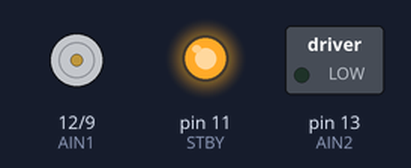
Recording of a sketch running on a simulated Arduino Uno, built with avr-gcc and run on an emulated ATmega328P. On the bench: direction and speed pins drawn as motors (green arrow = direction pin HIGH = forward, orange = LOW = backward, longer = more drive, stopped while the standby pin is LOW), switched loads named in the sketch (green lamp = pin HIGH), output pins drawn as LEDs (lit = HIGH).

Above: at 0.05 s.
At 1.25 s:
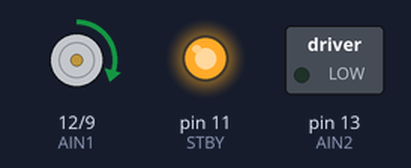
At 2.45 s:
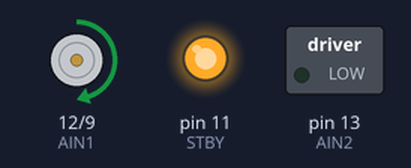
At 4.95 s:
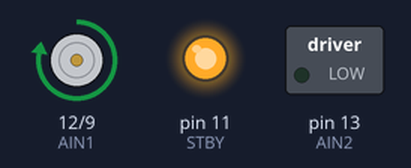
Timing chart, 0 to 5.9 s (numbered marks = the images above):
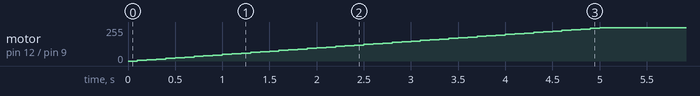

Measured:
- by itself, motor on pin 12 (AIN1) / pin 9 (PWMA): stopped → forward 5/255 at 0.10 s, → forward 10/255 0.10 s later, → forward 15/255 0.10 s later, → forward 20/255 0.10 s later, … (239 changes in this stretch)

The sketch:

PWM.ino
```cpp
/*
  Jon Dolan
  Arduino PWM motor driver
  Prepared for the Georgia Tech IEEE Hardware Team 2018

  hardware:
    Arduino UNO
    DC motor
    SparkFun TB6612FNG motor driver (doesn't have to be this driver specifically)

  hookups:
    Arduino pin 11->motor driver STBY
    Arduino pin 12->motor driver AIN1
    Arduino pin 13->motor driver AIN2
    Arduino pin 9->motor driver PWMA
    Arduino 5V->motor driver VCC
    Arduino GND->motor driver GND
    Power supply power and ground->motor driver VM and GND
*/

/* pin defintions */
#define PWMA (9)    // motor PWM signal
#define STBY (11)   // motor control standby (enable)
#define AIN1 (12)   // motor direction 1
#define AIN2 (13)   // motor direction 2

// initialize, runs once on power up
void setup() {
  // initialize the h bridge control signals to outputs
  pinMode(STBY, OUTPUT);
  pinMode(AIN1, OUTPUT);
  pinMode(AIN2, OUTPUT);

  // bring standby high to turn on the h bridge
  digitalWrite(STBY, HIGH);

  // motor forward
  digitalWrite(AIN1, HIGH);
  digitalWrite(AIN2, LOW);
}

// the loop function runs over and over again forever after setup terminates
void loop() {
  // ramp a motor from 0 to full sleep slowly, run at full for 2 seconds, stop for 2 seconds, and repeat

  for (int i = 0; i < 255; i=i+5) { // for i=0->255 by 5
    analogWrite(PWMA, i); // set PWMA to the specified duty cycle
    delay(100); // delay so we don't ramp the whole way instantly
  }
  delay(2000);  // run the motor at full speed for 2 seconds

  // stop the motor
  analogWrite(PWMA, 0);

  // break for 2 seconds
  delay(2000);
}
```
